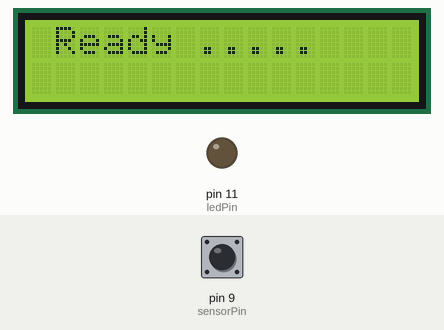
The sketch below on a simulated Arduino Uno, built with avr-gcc and run on an emulated ATmega328P. Parts: 16×2 character LCD, output pins drawn as LEDs (lit = HIGH). Inputs (shaded band) come from the test bench; at power-on: pin 9 (sensorPin) HIGH. What the sketch prints to the serial monitor is not drawn.

Above: at 2.9 s.
3.0 s: pin 9 (sensorPin) driven LOW
At 4.9 s:
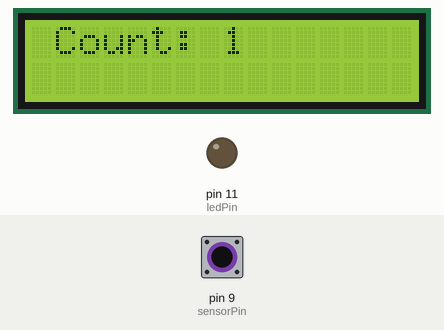
5.2 s: pin 9 (sensorPin) driven HIGH
8.2 s: pin 9 (sensorPin) driven LOW
At 8.6 s:
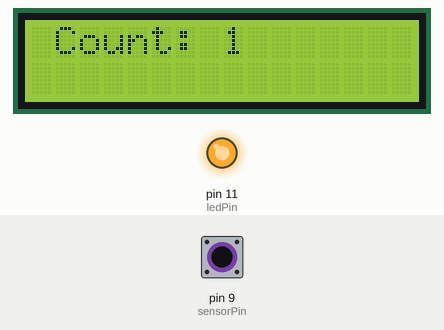
10.2 s: pin 9 (sensorPin) pulsed HIGH 2 times (0.12 s each, 0.3 s apart)
At 12.5 s:
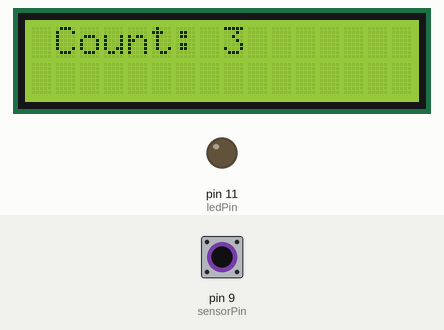
12.8 s: pin 9 (sensorPin) pulsed HIGH 5 times (0.12 s each, 0.3 s apart)
At 14.6 s:
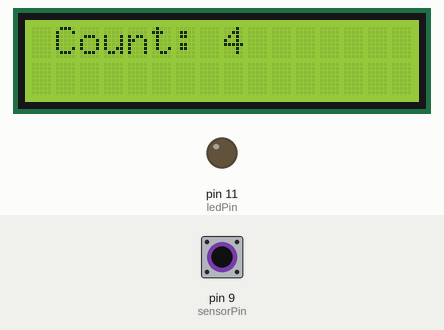
Timing chart, 0 to 16.1 s (numbered marks = the images above; inputs shaded):
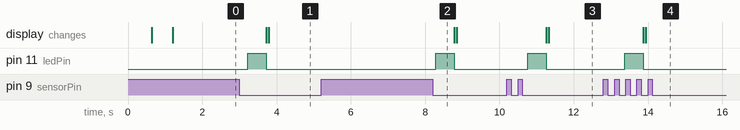

The sketch:

Mrunal_mech.ino
```cpp
#include<LiquidCrystal.h>
LiquidCrystal lcd(2,3,4,5,6,7);  // configure the pin RS,enable,D4,D5,D6,D7  resp.


int sensorPin=9;
int ledPin=11;
int sensorValue;
int count=0;
int flag=0;


void setup()
{
Serial.begin(9600);

lcd.begin(16,2);          // initialize LCD of size 16/2 (2 rows, 16 col)
lcd.setCursor(1,0);       // set the cursor at position (C1,R0)
lcd.clear();               //clear the screen
lcd.print("Initilization .....");  //displaying the message on LCD
delay(500);

lcd.clear();
lcd.begin(16,2);          // initialize LCD of size 16/2 (2 rows, 16 col)
lcd.setCursor(1,0);       // set the cursor at position (C1,R0)

lcd.print("Mrunal Wagh .....");  //displaying the message on LCD
delay(500);

lcd.clear();
lcd.begin(16,2);          // initialize LCD of size 16/2 (2 rows, 16 col)
lcd.setCursor(1,0);       // set the cursor at position (C1,R0)
lcd.print("Ready .....");  //displaying the message on LCD

delay(500);


pinMode(sensorPin, INPUT);
pinMode(ledPin, OUTPUT);
}

void loop()
{
sensorValue= digitalRead(sensorPin);


if(sensorValue==0 && flag==0)
     {
    Serial.println("\n am in if ...................................");

    Serial.println("Motion is detected");
    Serial.print("Sensorvalue is:");
    Serial.println(sensorValue);
    count ++;
    digitalWrite(ledPin,HIGH);
    delay(500);
    digitalWrite(ledPin,LOW);

    flag=1;
    showCountOnLCD(count);
    delay(500);
     }
else if( sensorValue==0)
     {
    Serial.println("\n signal is high but dont take action ");
     }

   else
   {
      Serial.println("Motion is not detected");
        Serial.print("Sensorvalue is:");
      Serial.println(sensorValue);
      flag=0;
    delay(500);
     }
}

//----------------------------end of loop


void showCountOnLCD(int strCount)
{
  lcd.clear();               //clear the screen
  lcd.begin(16,2);          // initialize LCD of size 16/2 (2 rows, 16 col)
  lcd.setCursor(1,0);       // set the cursor at position (C1,R0)
   lcd.print("Count:");//displaying the message on LCD
   lcd.setCursor(8,0);       // set the cursor at position (C1,R0)
  lcd.print(strCount);//displaying the message on LCD
}
```

Measured:
- after the input at 3.0 s, pin 11 (ledPin): LOW → HIGH after 0.22 s, → LOW 0.50 s later; the display: first changes after 0.72 s (image 1 shows a later state)
- after the input at 5.2 s, every drawn part: stays the same
- after the input at 8.2 s, pin 11 (ledPin): LOW → HIGH after 0.09 s, → LOW 0.50 s later
- after the input at 10.2 s, pin 11 (ledPin): LOW → HIGH after 0.57 s, → LOW 0.50 s later; the display: first changes after 1.1 s (image 3 shows a later state)
- after the input at 12.8 s, pin 11 (ledPin): LOW → HIGH after 0.57 s, → LOW 0.50 s later; the display: first changes after 1.1 s (image 4 shows a later state)
